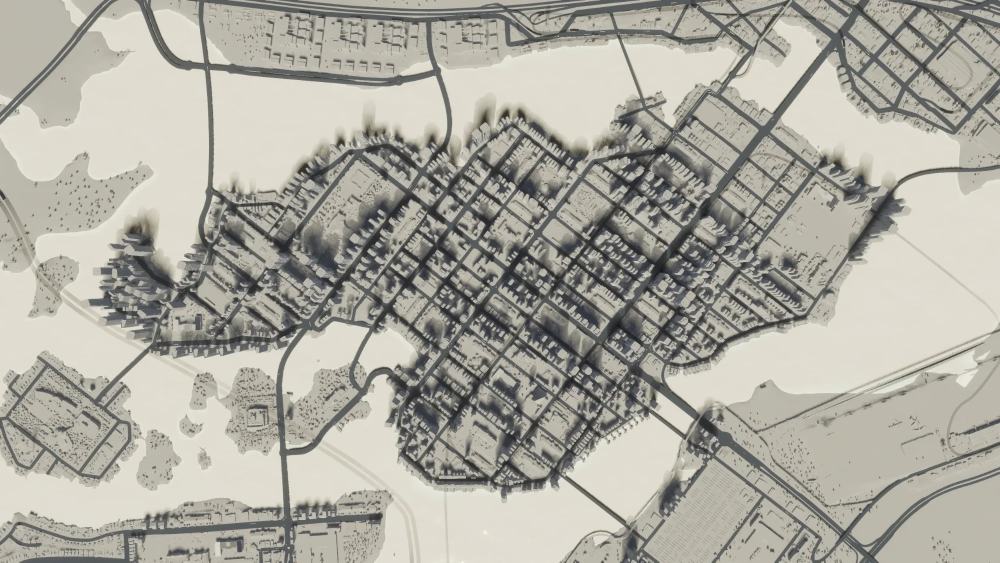
#> input picture viz/assets/map/refs/owner-src.webp, 2000 x 1125 px (shown at 1/2 size)
$ python roads.py
#> lines starting #> are read from the running program, lines starting #| are printed output that depends on the picture; after the words box and inside, x2 and y2 are one past the last pixel; in counts of white or black regions, pixels touching at a corner belong together
"""Stage A. Owner's red centrelines + colour markup -> clean road graph (junctions, streets, classes)."""
from PIL import Image, ImageDraw
import numpy as np, math, json, sys
from collections import defaultdict

from pathlib import Path
OUT = str(Path(__file__).resolve().parents[1]) + '/'
W0 = OUT
src = Image.open(W0 + 'refs/owner-src.webp').convert('RGB')
#> src is the input picture: PIL image 2000x1125 RGB; mean R, G, B 172.3, 169.8, 160.4
Wd, Hd = src.size
#> Wd = 2000; Hd = 1125
o = np.asarray(Image.open(W0 + 'refs/owner-roads.webp').convert('RGB')).astype(int)
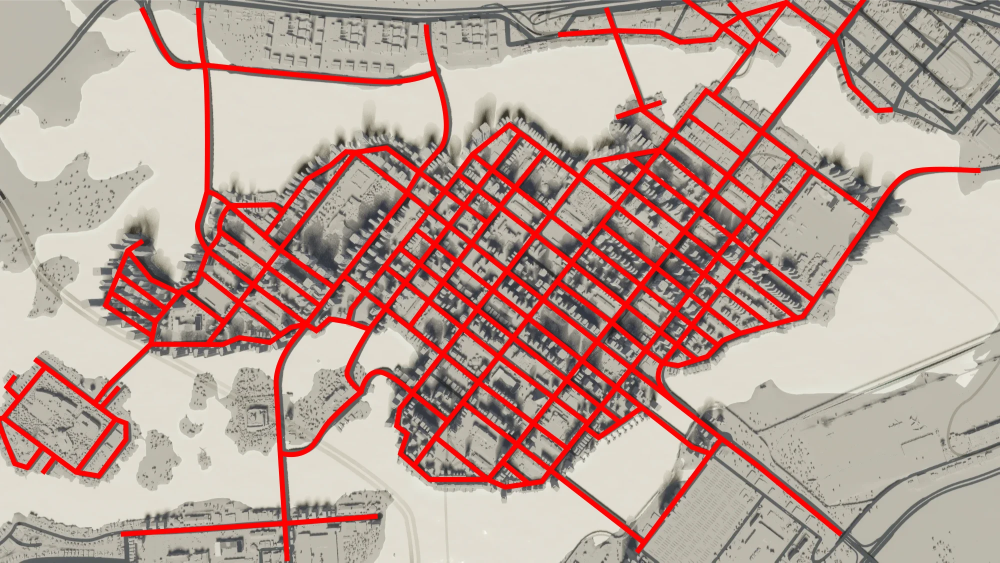
#> input picture viz/assets/map/refs/owner-roads.webp, 2000 x 1125 px (shown at 1/2 size)
red = (o[:, :, 0] > 190) & (o[:, :, 1] < 70) & (o[:, :, 2] < 70)
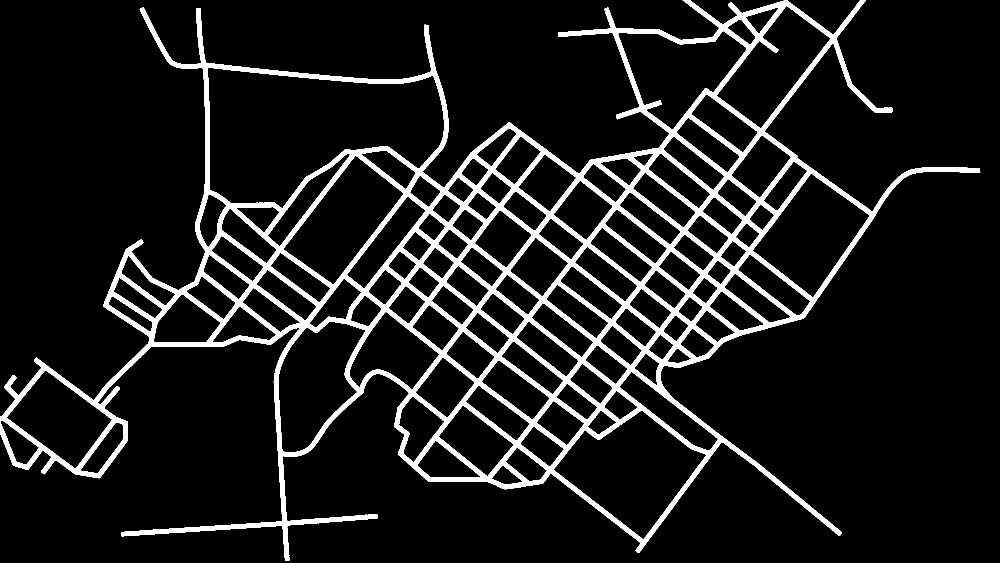
#> red: shape (1125, 2000) bool (shown at 1/2 size); 10.7% white; 1 white region, box (x1, y1, x2, y2) and area: (0, 0, 1961, 1122) 240299


def thin(img):
    img = img.astype(np.uint8)
    while True:
        ch = False
        for step in (0, 1):
            P = np.pad(img, 1)
            p2, p3, p4, p5, p6, p7, p8, p9 = (P[:-2, 1:-1], P[:-2, 2:], P[1:-1, 2:], P[2:, 2:], P[2:, 1:-1], P[2:, :-2], P[1:-1, :-2], P[:-2, :-2])
            B = p2 + p3 + p4 + p5 + p6 + p7 + p8 + p9
            seq = [p2, p3, p4, p5, p6, p7, p8, p9, p2]
            A = sum(((seq[i] == 0) & (seq[i + 1] == 1)).astype(np.uint8) for i in range(8))
            c = ((p2 * p4 * p6 == 0) & (p4 * p6 * p8 == 0)) if step == 0 else ((p2 * p4 * p8 == 0) & (p2 * p6 * p8 == 0))
            m = (img == 1) & (B >= 2) & (B <= 6) & (A == 1) & c
            if m.any():
                img[m] = 0
                ch = True
        if not ch:
            return img.astype(bool)
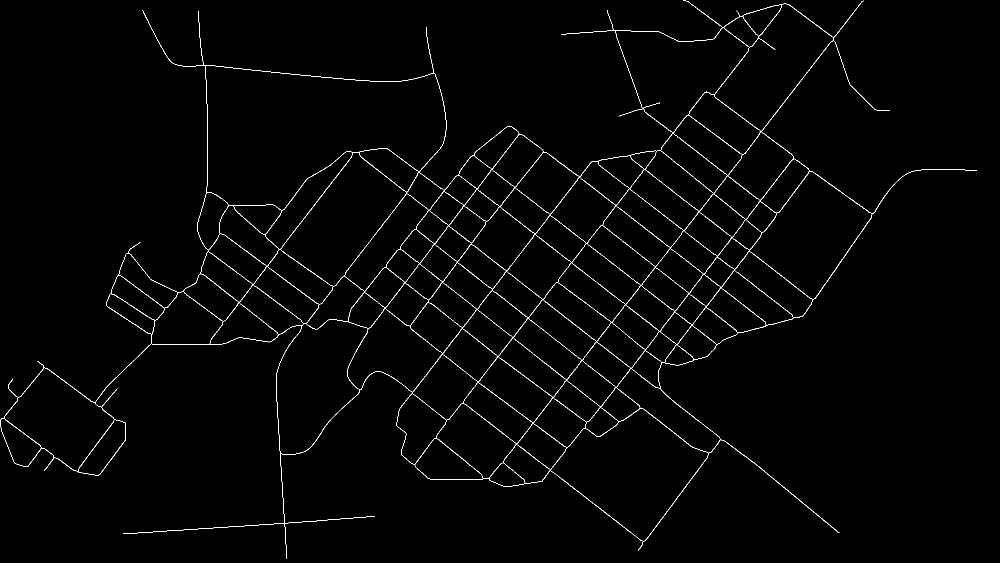
#> img: shape (1125, 2000) (shown at 1/2 size); values 0 (black) and 1 (white), 1.2% white in thin lines or dots


sk = thin(red)
ys, xs = np.nonzero(sk)
pts = set(zip(xs.tolist(), ys.tolist()))
#> pts = 27719 items
RING = [(0, -1), (1, -1), (1, 0), (1, 1), (0, 1), (-1, 1), (-1, 0), (-1, -1)]

# strip staircase corners: a pixel between two perpendicular neighbours adds nothing to connectivity
for x, y in sorted(pts):
    for (ax, ay), (bx, by) in (((0, -1), (1, 0)), ((1, 0), (0, 1)), ((0, 1), (-1, 0)), ((-1, 0), (0, -1))):
        if (x + ax, y + ay) in pts and (x + bx, y + by) in pts \
                and (x - ax, y - ay) not in pts and (x - bx, y - by) not in pts and (x - ax - bx, y - ay - by) not in pts:
            pts.discard((x, y))
            break
#> this loop made 27719 passes
#> (x, y) on passes 1 to 3: (0, 841), (0, 842), (0, 843)


def deg8(p):
    return sum((p[0] + dx, p[1] + dy) in pts for dx, dy in RING)


# staircase pixels also get 3 neighbours: they become 2-branch nodes and merge away later
node_px = {p for p in pts if deg8(p) != 2}
#> node_px = 782 items
# cluster junction pixels that touch
cl, cid = {}, 0
for p in node_px:
    if p in cl:
        continue
    st = [p]
    cl[p] = cid
    while st:
        q = st.pop()
        for dx, dy in RING:
            n = (q[0] + dx, q[1] + dy)
            if n in node_px and n not in cl:
                cl[n] = cid
                st.append(n)
    cid += 1
#> this loop made 782 passes
#> after the loop, cid = 209; cl = 782 items


def nb(p):
    return [(p[0] + dx, p[1] + dy) for dx, dy in RING if (p[0] + dx, p[1] + dy) in pts]


visited = set()
edges = []  # [a, b, [(x, y)...]]
for p in node_px:
    for n in nb(p):
        if n in node_px or n in visited:
            continue
        path = [p, n]
        visited.add(n)
        prev, cur, end = p, n, None
        while True:
            nx = [q for q in nb(cur) if q != prev]
            if not nx:
                break
            q = nx[0]
            if q in node_px:
                end = q
                path.append(q)
                break
            if q in visited:
                break
            visited.add(q)
            path.append(q)
            prev, cur = cur, q
        if end is not None:
            edges.append([cl[p], cl[end], path])
#> this loop made 782 passes
#> after the loop, edges = 330 items; visited = 21034 items
# adjacent junction clusters with no pixel between them
print('skeleton', len(pts), 'junction px', len(node_px), 'raw edges', len(edges))
#| skeleton 21816 junction px 782 raw edges 330

pos = defaultdict(list)
#> pos = 0 items
for p, c in cl.items():
    pos[c].append(p)
#> this loop made 782 passes
#> (p, c) on passes 1 to 3: ((1066, 846), 0), ((1066, 845), 0), ((1067, 845), 0)
npos = {c: (sum(a for a, _ in v) / len(v), sum(b for _, b in v) / len(v)) for c, v in pos.items()}
#> npos = 209 items


def plen(p):
    return sum(math.hypot(p[i + 1][0] - p[i][0], p[i + 1][1] - p[i][1]) for i in range(len(p) - 1))


# collapse short edges: two Y-junctions a few px apart are one crossing
par = {c: c for c in npos}
#> par = 209 items


def fnd(x):
    while par[x] != x:
        par[x] = par[par[x]]
        x = par[x]
    return x


for a, b, p in edges:
    if plen(p) < 16:
        par[fnd(a)] = fnd(b)
#> this loop made 330 passes
#> (a, b) on passes 1 to 3: (0, 72), (1, 34), (2, 142)
# cluster nodes lying very close to each other as well
ids = list(npos)
#> ids = 209 values from 0 to 208
for i in range(len(ids)):
    for j in range(i + 1, len(ids)):
        if math.hypot(npos[ids[i]][0] - npos[ids[j]][0], npos[ids[i]][1] - npos[ids[j]][1]) < 12:
            par[fnd(ids[i])] = fnd(ids[j])
grp = defaultdict(list)
for c in npos:
    grp[fnd(c)].append(npos[c])
gpos = {k: (sum(a for a, _ in v) / len(v), sum(b for _, b in v) / len(v)) for k, v in grp.items()}
#> gpos = 192 items
E = []
for a, b, p in edges:
    A, B = fnd(a), fnd(b)
    if A == B and plen(p) < 60:
        continue
    E.append([A, B, p])
#> this loop made 330 passes
#> (a, b, A, B) on passes 1 to 3: (0, 72, 0, 72), (1, 34, 1, 34), (2, 142, 2, 142)
#> after the loop, E = 313 items


def degree(E):
    d = defaultdict(int)
    for a, b, _ in E:
        d[a] += 1
        d[b] += 1
    return d


def merge_deg2(E):
    changed = True
    while changed:
        changed = False
        d = degree(E)
        inc = defaultdict(list)
        for i, e in enumerate(E):
            inc[e[0]].append(i)
            inc[e[1]].append(i)
        for n, l in inc.items():
            if d[n] == 2 and len(set(l)) == 2:
                i, j = l
                ei, ej = E[i], E[j]
                pi = ei[2] if ei[1] == n else ei[2][::-1]
                pj = ej[2] if ej[0] == n else ej[2][::-1]
                a = ei[0] if ei[1] == n else ei[1]
                b = ej[1] if ej[0] == n else ej[0]
                E[i] = [a, b, pi + pj[1:]]
                E.pop(j)
                changed = True
                break
    return E


for _ in range(4):
    d = degree(E)
    E = [e for e in E if not ((d[e[0]] == 1 or d[e[1]] == 1) and plen(e[2]) < 26)]
    E = merge_deg2(E)
print('edges after cleanup', len(E), 'nodes', len(degree(E)))
#| edges after cleanup 308 nodes 187


def rdp(points, eps):
    if len(points) < 3:
        return points
    (x1, y1), (x2, y2) = points[0], points[-1]
    L = math.hypot(x2 - x1, y2 - y1) or 1
    dm, ix = 0, 0
    for i in range(1, len(points) - 1):
        dd = abs((x2 - x1) * (y1 - points[i][1]) - (x1 - points[i][0]) * (y2 - y1)) / L
        if dd > dm:
            dm, ix = dd, i
    if dm > eps:
        return rdp(points[:ix + 1], eps)[:-1] + rdp(points[ix:], eps)
    return [points[0], points[-1]]


for e in E:
    p = [(float(x), float(y)) for x, y in e[2]]
    p = rdp(p, 2.2)
    if e[0] in gpos:
        p[0] = gpos[e[0]]
    if e[1] in gpos:
        p[-1] = gpos[e[1]]
    e[2] = p
#> this loop made 308 passes

# join dead ends that stop just short of another road
d = degree(E)
for e in E:
    for side, n in ((0, e[0]), (-1, e[1])):
        if d[n] != 1:
            continue
        x, y = e[2][side]
        best = None
        for f in E:
            if f is e:
                continue
            for q in range(len(f[2]) - 1):
                (ax, ay), (bx, by) = f[2][q], f[2][q + 1]
                dx, dy = bx - ax, by - ay
                t = max(0, min(1, ((x - ax) * dx + (y - ay) * dy) / ((dx * dx + dy * dy) or 1)))
                px, py = ax + t * dx, ay + t * dy
                dist = math.hypot(px - x, py - y)
                if best is None or dist < best[0]:
                    best = (dist, px, py)
        if best and 0.5 < best[0] < 24:
            if side == 0:
                e[2].insert(0, (best[1], best[2]))
            else:
                e[2].append((best[1], best[2]))
#> this loop made 308 passes

# through streets: straightest pair at every junction
inc = defaultdict(list)
for i, e in enumerate(E):
    inc[e[0]].append(i)
    inc[e[1]].append(i)


def heading(e, n):
    p = e[2] if e[0] == n else e[2][::-1]
    acc = 0
    for i in range(len(p) - 1):
        acc += math.hypot(p[i + 1][0] - p[i][0], p[i + 1][1] - p[i][1])
        if acc >= 30 or i == len(p) - 2:
            return math.atan2(p[i + 1][1] - p[0][1], p[i + 1][0] - p[0][0])


sp = list(range(len(E)))


def sf(x):
    while sp[x] != x:
        sp[x] = sp[sp[x]]
        x = sp[x]
    return x


for n, l in inc.items():
    pairs = []
    for i in range(len(l)):
        for j in range(i + 1, len(l)):
            if l[i] == l[j]:
                continue
            a1, a2 = heading(E[l[i]], n), heading(E[l[j]], n)
            dev = math.pi - abs((a1 - a2 + math.pi) % (2 * math.pi) - math.pi)
            if dev < math.radians(32):
                pairs.append((dev, l[i], l[j]))
    used = set()
    for dev, i, j in sorted(pairs):
        if i not in used and j not in used:
            used |= {i, j}
            sp[sf(i)] = sf(j)
strokes = defaultdict(list)
for i in range(len(E)):
    strokes[sf(i)].append(i)

# class from the owner's colour markup
c = np.asarray(Image.open(W0 + 'refs/owner-classes.webp').convert('RGB')).astype(int)
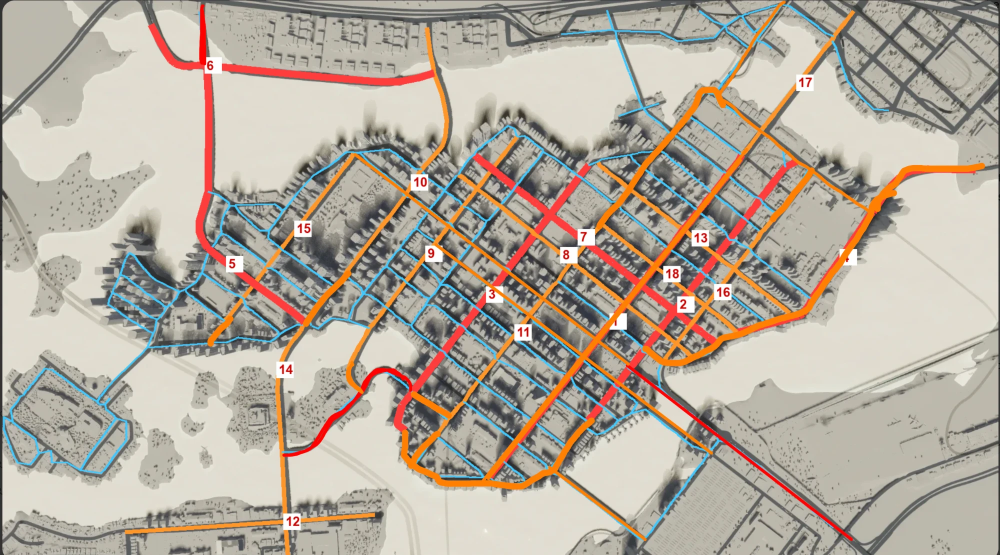
#> input picture viz/assets/map/refs/owner-classes.webp, 2000 x 1110 px (shown at 1/2 size)
Hc = c.shape[0]
CL = np.full((Hd, Wd, 3), 255, dtype=int)
CL[1:1 + min(Hd - 1, Hc)] = c[:min(Hd - 1, Hc)]
R, G, B = CL[:, :, 0], CL[:, :, 1], CL[:, :, 2]
m_red = (R > 200) & (G < 105) & (B < 105)
#> m_red: shape (1125, 2000) bool; 2.3% white; 272 white regions (213 under 20 px), largest, box (x1, y1, x2, y2) and area: (297, 11, 452, 534) 8978, (444, 129, 870, 172) 5873, (1233, 700, 1706, 1082) 4127
m_org = (R > 215) & (G > 105) & (G < 195) & (B < 95)
#> m_org: shape (1125, 2000) bool; 3.6% white; 21 white regions (3 under 20 px), largest, box (x1, y1, x2, y2) and area: (560, 3, 1970, 1083) 63574, (899, 343, 1120, 511) 2760, (833, 56, 898, 349) 2508
m_blu = (B > 195) & (R < 135) & (G > 125)
#> m_blu: shape (1125, 2000) bool; 1.8% white; 79 white regions (26 under 20 px), largest, box (x1, y1, x2, y2) and area: (5, 505, 601, 949) 9380, (620, 425, 1060, 840) 5821, (417, 299, 841, 571) 3541
wh = (R > 240) & (G > 240) & (B > 240)
#> wh: shape (1125, 2000) bool; 1.9% white; 32 white regions (8 under 20 px), largest, box (x1, y1, x2, y2) and area: (0, 1111, 2000, 1125) 28000, (0, 0, 2000, 1) 2000, (1156, 459, 1190, 492) 886
wimg = Image.fromarray((wh * 255).astype(np.uint8))
from PIL import ImageFilter
wd = np.asarray(wimg.filter(ImageFilter.MaxFilter(11))) > 128
#> wd: shape (1125, 2000) bool; 3.7% white; 20 white regions, largest, box (x1, y1, x2, y2) and area: (0, 1106, 2000, 1125) 38000, (0, 0, 2000, 6) 12000, (1116, 454, 1195, 533) 3626
m_red &= ~wd
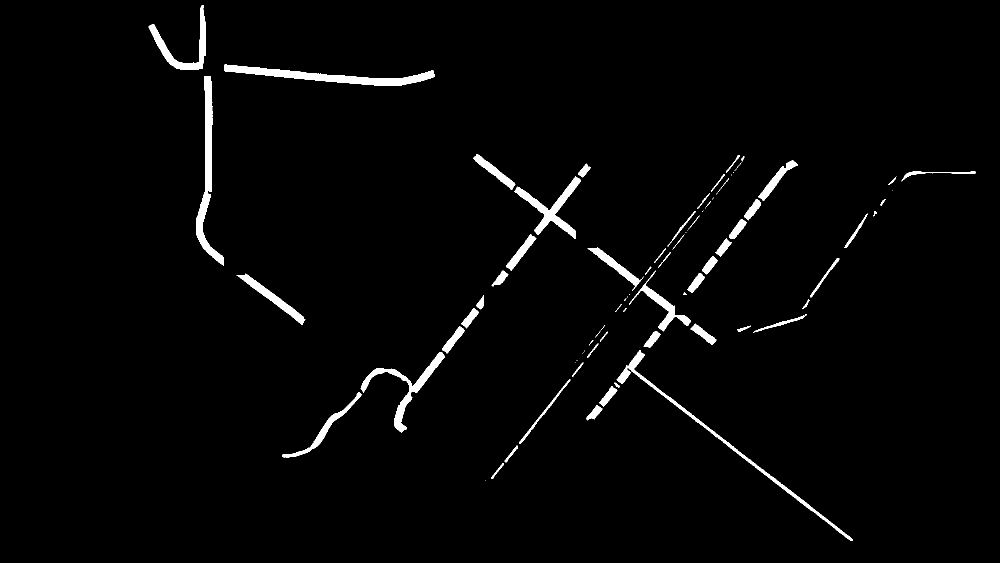
#> m_red: shape (1125, 2000) bool (shown at 1/2 size); 2.2% white; 89 white regions (30 under 20 px), largest, box (x1, y1, x2, y2) and area: (448, 129, 870, 172) 5816, (392, 152, 448, 532) 5492, (1233, 700, 1706, 1082) 4127
m_org &= ~wd
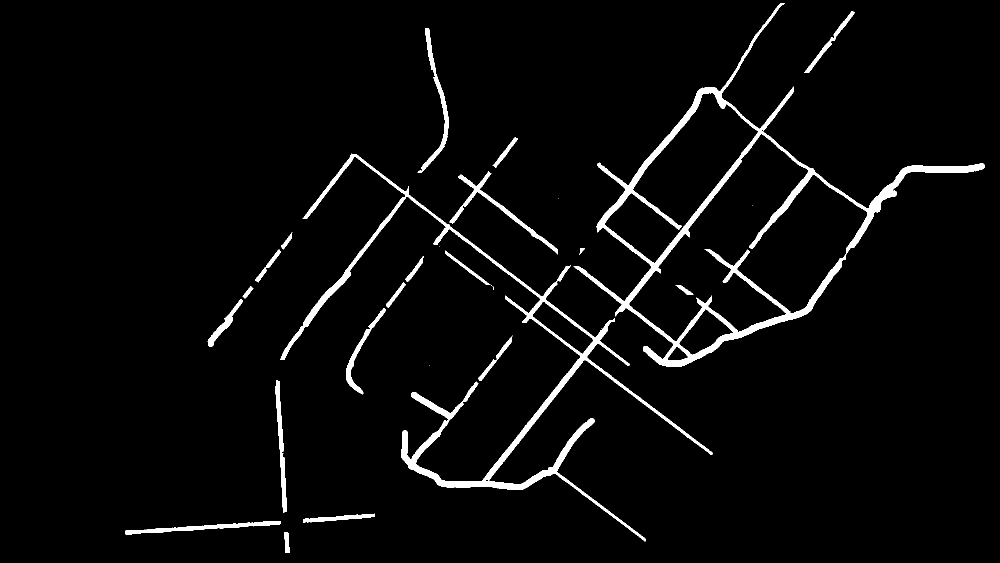
#> m_org: shape (1125, 2000) bool (shown at 1/2 size); 3.6% white; 27 white regions (6 under 20 px), largest, box (x1, y1, x2, y2) and area: (1147, 6, 1970, 733) 34488, (560, 307, 1425, 1083) 26711, (899, 343, 1116, 509) 2721


def votes(p):
    """Length-weighted colour votes along a road, ignoring the crossings at its ends."""
    v = [0.0, 0.0, 0.0]
    total = plen(p)
    run = 0.0
    for i in range(len(p) - 1):
        (ax, ay), (bx, by) = p[i], p[i + 1]
        L = math.hypot(bx - ax, by - ay)
        n = max(1, int(L / 3))
        for t in range(n):
            d_ = run + L * t / n
            if total > 40 and (d_ < 12 or d_ > total - 12):
                continue
            x = int(ax + (bx - ax) * t / n)
            y = int(ay + (by - ay) * t / n)
            s_ = (slice(max(0, y - 2), y + 3), slice(max(0, x - 2), x + 3))
            r_, o_, b_ = m_red[s_].sum(), m_org[s_].sum(), m_blu[s_].sum()
            if r_ + o_ + b_ == 0:
                continue
            v[int(np.argmax([b_, o_, r_]))] += 3
        run += L
    return v


ev = [votes(e[2]) for e in E]
#> the loop in votes (call 2), `for i in range(len(p) - 1):` made 1 pass
ecl = [1] * len(E)
for k, l in strokes.items():
    tot = [sum(ev[i][q] for i in l) for q in range(3)]
    sc = 1 + int(np.argmax(tot)) if sum(tot) else 1
    for i in l:
        s_ = sum(ev[i])
        own = 1 + int(np.argmax(ev[i])) if s_ else sc
        ecl[i] = own if (s_ > 0 and max(ev[i]) / s_ > .6 and plen(E[i][2]) > 28) else sc
# an isolated short piece takes the class of the street on both sides of it
for _ in range(2):
    for i, e in enumerate(E):
        if plen(e[2]) >= 60:
            continue
        side = [ecl[j] for j in inc[e[0]] + inc[e[1]] if j != i and sf(j) == sf(i)]
        if len(side) >= 2 and side[0] == side[1]:
            ecl[i] = side[0]
#> this loop made 2 passes


def chaikin(p, it=2):
    for _ in range(it):
        q = [p[0]]
        for i in range(len(p) - 1):
            a, b = p[i], p[i + 1]
            q += [(.75 * a[0] + .25 * b[0], .75 * a[1] + .25 * b[1]), (.25 * a[0] + .75 * b[0], .25 * a[1] + .75 * b[1])]
        q.append(p[-1])
        p = q
    return p


# the owner repainted the south arc orange over an older red line, so the vote there reads red
for i, e in enumerate(E):
    mx_ = sum(q[0] for q in e[2]) / len(e[2])
    my_ = sum(q[1] for q in e[2]) / len(e[2])
    if ecl[i] == 3 and 800 < mx_ < 985 and 868 < my_ < 975:
        ecl[i] = 2


NAME = {1: 'street', 2: 'collector', 3: 'avenue'}
roads = [{'class': NAME[ecl[i]], 'street': sf(i), 'points': [[round(x, 1), round(y, 1)] for x, y in chaikin(e[2])]} for i, e in enumerate(E)]
json.dump({'size': [Wd, Hd], 'roads': roads}, open(OUT + 'roads.json', 'w'))

chk = src.copy()
dr = ImageDraw.Draw(chk)
COL = {'street': (40, 190, 255), 'collector': (255, 150, 30), 'avenue': (255, 30, 60)}
WID = {'street': 3, 'collector': 6, 'avenue': 10}
for r in sorted(roads, key=lambda r: WID[r['class']]):
    dr.line([tuple(p) for p in r['points']], fill=COL[r['class']], width=WID[r['class']], joint='curve')
chk.save(OUT + 'roads-check.png')
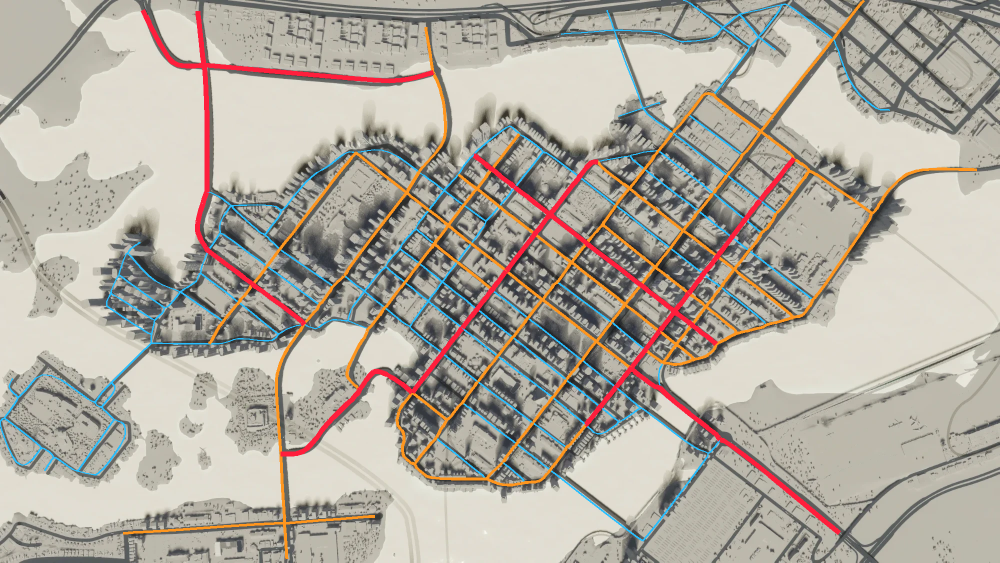
#> saved as roads-check.png: PIL image 2000x1125 RGB (shown at 1/2 size); mean R, G, B 176.8, 170.4, 160
print('roads', len(roads), 'through streets', len(strokes), {n: sum(1 for r in roads if r['class'] == n) for n in NAME.values()})
#| roads 308 through streets 56 {'street': 143, 'collector': 123, 'avenue': 42}
